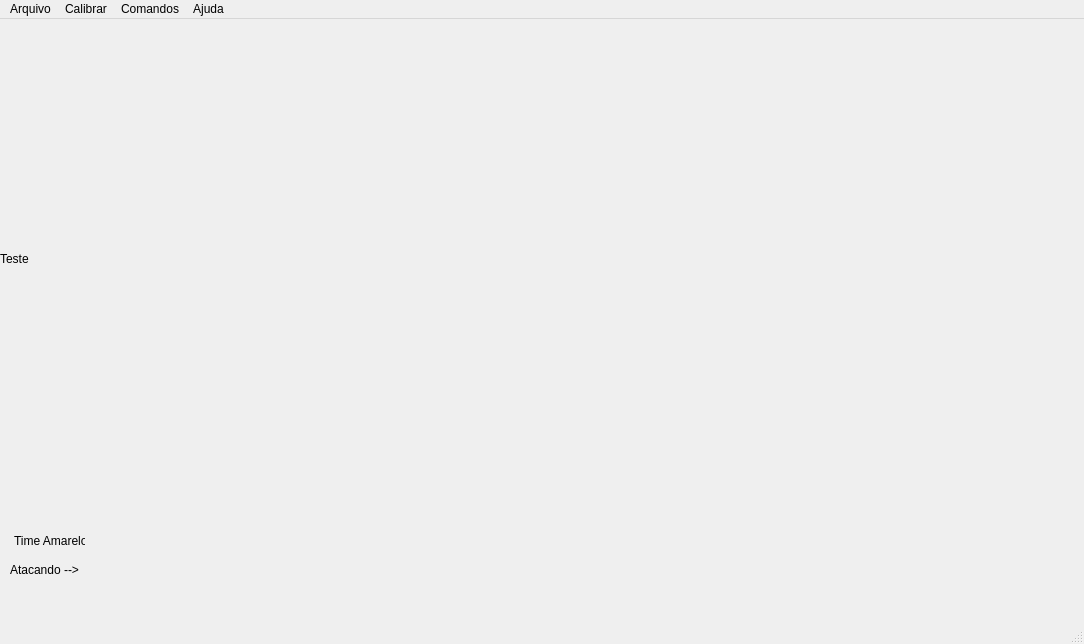
<?xml version="1.0" encoding="UTF-8"?>
<ui version="4.0">
 <class>MainWindow</class>
 <widget class="QMainWindow" name="MainWindow">
  <property name="geometry">
   <rect>
    <x>0</x>
    <y>0</y>
    <width>1084</width>
    <height>644</height>
   </rect>
  </property>
  <property name="windowTitle">
   <string>Janela Principal</string>
  </property>
  <widget class="QWidget" name="centralWidget">
   <widget class="QLabel" name="label">
    <property name="geometry">
     <rect>
      <x>0</x>
      <y>0</y>
      <width>640</width>
      <height>480</height>
     </rect>
    </property>
    <property name="sizePolicy">
     <sizepolicy hsizetype="Preferred" vsizetype="Fixed">
      <horstretch>0</horstretch>
      <verstretch>0</verstretch>
     </sizepolicy>
    </property>
    <property name="text">
     <string>Teste</string>
    </property>
   </widget>
   <widget class="QLabel" name="lineEdit">
    <property name="geometry">
     <rect>
      <x>14</x>
      <y>514</y>
      <width>71</width>
      <height>16</height>
     </rect>
    </property>
    <property name="text">
     <string>Time Amarelo</string>
    </property>
   </widget>
   <widget class="QLabel" name="label_atacando">
    <property name="geometry">
     <rect>
      <x>10</x>
      <y>540</y>
      <width>71</width>
      <height>21</height>
     </rect>
    </property>
    <property name="text">
     <string>Atacando --&gt;</string>
    </property>
   </widget>
  </widget>
  <widget class="QMenuBar" name="menuBar">
   <property name="geometry">
    <rect>
     <x>0</x>
     <y>0</y>
     <width>1084</width>
     <height>21</height>
    </rect>
   </property>
   <widget class="QMenu" name="menuArquivo">
    <property name="title">
     <string>Arquivo</string>
    </property>
    <addaction name="actionNovo"/>
    <addaction name="actionCarregar"/>
    <addaction name="actionSalvar"/>
    <addaction name="actionSalvar_como"/>
    <addaction name="separator"/>
    <addaction name="actionFechar"/>
   </widget>
   <widget class="QMenu" name="menuCalibrar">
    <property name="title">
     <string>Calibrar</string>
    </property>
    <addaction name="actionCores"/>
    <addaction name="actionDistancias"/>
    <addaction name="actionBordas_da_arena"/>
    <addaction name="actionTIme_Amarelo"/>
    <addaction name="actionTime_Azul"/>
    <addaction name="actionFlip"/>
    <addaction name="actionTrocar_Atacante"/>
   </widget>
   <widget class="QMenu" name="menuAjuda">
    <property name="title">
     <string>Ajuda</string>
    </property>
    <addaction name="actionSobre"/>
   </widget>
   <widget class="QMenu" name="menuComandos">
    <property name="title">
     <string>Comandos</string>
    </property>
    <addaction name="actionIniciar"/>
    <addaction name="actionParar"/>
    <addaction name="actionPenault"/>
    <addaction name="actionPenalty_defesa"/>
   </widget>
   <addaction name="menuArquivo"/>
   <addaction name="menuCalibrar"/>
   <addaction name="menuComandos"/>
   <addaction name="menuAjuda"/>
  </widget>
  <widget class="QStatusBar" name="statusBar"/>
  <action name="actionCarregar">
   <property name="text">
    <string>Carregar</string>
   </property>
  </action>
  <action name="actionSalvar">
   <property name="text">
    <string>Salvar</string>
   </property>
  </action>
  <action name="actionSalvar_como">
   <property name="text">
    <string>Salvar como...</string>
   </property>
  </action>
  <action name="actionFechar">
   <property name="text">
    <string>Fechar</string>
   </property>
  </action>
  <action name="actionNovo">
   <property name="text">
    <string>Novo</string>
   </property>
  </action>
  <action name="actionCores">
   <property name="text">
    <string>Cores</string>
   </property>
  </action>
  <action name="actionBordas_da_arena">
   <property name="text">
    <string>Bordas da arena</string>
   </property>
  </action>
  <action name="actionDistancias">
   <property name="text">
    <string>Distâncias</string>
   </property>
  </action>
  <action name="actionSobre">
   <property name="text">
    <string>Sobre...</string>
   </property>
  </action>
  <action name="actionIniciar">
   <property name="text">
    <string>Iniciar</string>
   </property>
   <property name="shortcut">
    <string>I</string>
   </property>
  </action>
  <action name="actionParar">
   <property name="text">
    <string>Parar</string>
   </property>
   <property name="shortcut">
    <string>P</string>
   </property>
  </action>
  <action name="actionPenault">
   <property name="text">
    <string>Penalty ataque</string>
   </property>
   <property name="shortcut">
    <string>A</string>
   </property>
  </action>
  <action name="actionTIme_Amarelo">
   <property name="text">
    <string>Time Amarelo (Selecionado)</string>
   </property>
  </action>
  <action name="actionTime_Azul">
   <property name="text">
    <string>Time Azul</string>
   </property>
  </action>
  <action name="actionPenalty_defesa">
   <property name="text">
    <string>Penalty defesa</string>
   </property>
   <property name="shortcut">
    <string>D</string>
   </property>
  </action>
  <action name="actionFlip">
   <property name="text">
    <string>Flip (ON)</string>
   </property>
  </action>
  <action name="actionTrocar_Atacante">
   <property name="text">
    <string>Trocar Atacante</string>
   </property>
  </action>
  <action name="actionTroca_Goleiro_Defesa">
   <property name="text">
    <string>Troca Goleiro Defesa</string>
   </property>
  </action>
 </widget>
 <layoutdefault spacing="6" margin="11"/>
 <resources/>
 <connections/>
</ui>
